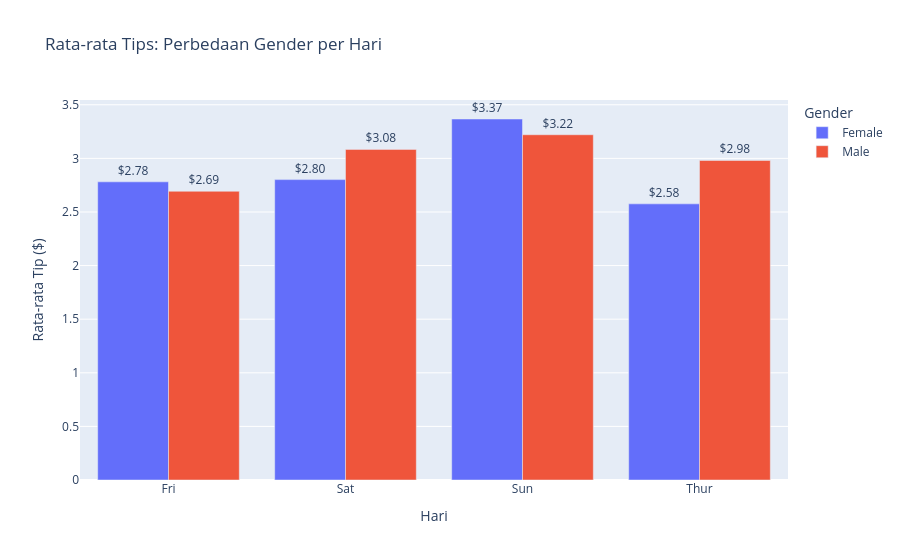

Notebook source saved alongside this figure:
### Code cell
# Grouped Bar Chart - Membandingkan tips berdasarkan gender dan hari
tips_gender_day = df_tips.groupby(['day', 'sex'])['tip'].mean().reset_index()

fig = px.bar(
    tips_gender_day,
    x='day',
    y='tip',
    color='sex',  # Grouping berdasarkan gender
    barmode='group',  # Mode: 'group', 'stack', atau 'overlay'
    title='Rata-rata Tips: Perbedaan Gender per Hari',
    labels={'day': 'Hari', 'tip': 'Rata-rata Tip ($)', 'sex': 'Gender'},
    text='tip'
)

fig.update_traces(texttemplate='$%{text:.2f}', textposition='outside')

fig.show()

# Penjelasan: Grouped bar chart memudahkan perbandingan antar sub-kategori
# Kita bisa melihat perbedaan tips antara pria dan wanita di setiap hari

### Figure 1 — Plotly figure (JSON) as saved in the notebook; plotly's stock layout.template omitted (floating-point values rounded to 4 significant figures)
{"data": [{"alignmentgroup": "True", "hovertemplate": "Gender=Female<br>Hari=%{x}<br>Rata-rata Tip ($)=%{text}<extra></extra>", "legendgroup": "Female", "marker": {"color": "#636efa", "pattern": {"shape": ""}}, "name": "Female", "offsetgroup": "Female", "orientation": "v", "showlegend": true, "text": [2.781, 2.802, 3.367, 2.576], "textposition": "outside", "texttemplate": "$%{text:.2f}", "type": "bar", "x": ["Fri", "Sat", "Sun", "Thur"], "xaxis": "x", "y": [2.781, 2.802, 3.367, 2.576], "yaxis": "y"}, {"alignmentgroup": "True", "hovertemplate": "Gender=Male<br>Hari=%{x}<br>Rata-rata Tip ($)=%{text}<extra></extra>", "legendgroup": "Male", "marker": {"color": "#EF553B", "pattern": {"shape": ""}}, "name": "Male", "offsetgroup": "Male", "orientation": "v", "showlegend": true, "text": [2.693, 3.084, 3.22, 2.98], "textposition": "outside", "texttemplate": "$%{text:.2f}", "type": "bar", "x": ["Fri", "Sat", "Sun", "Thur"], "xaxis": "x", "y": [2.693, 3.084, 3.22, 2.98], "yaxis": "y"}], "layout": {"barmode": "group", "legend": {"title": {"text": "Gender"}, "tracegroupgap": 0}, "title": {"text": "Rata-rata Tips: Perbedaan Gender per Hari"}, "xaxis": {"anchor": "y", "domain": [0, 1], "title": {"text": "Hari"}}, "yaxis": {"anchor": "x", "domain": [0, 1], "title": {"text": "Rata-rata Tip ($)"}}}}
